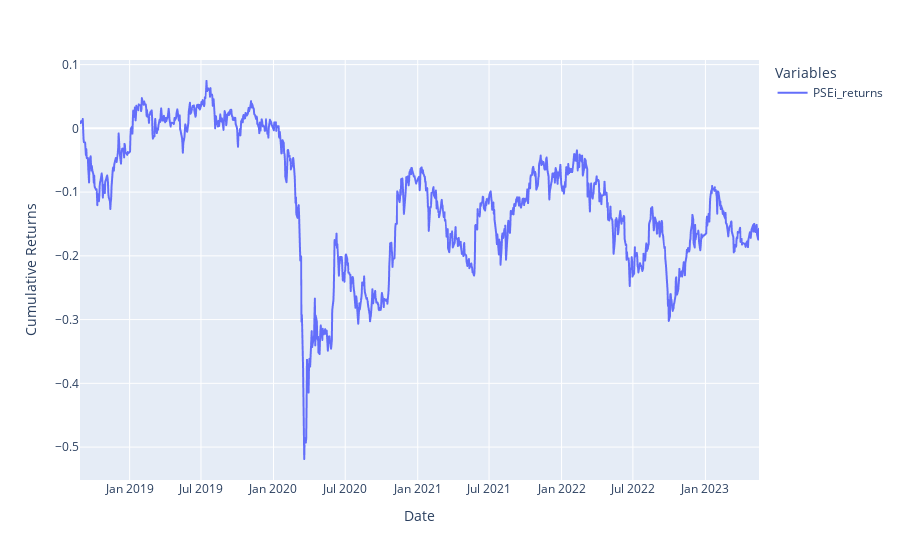

Write notebook code for a chart like this one.
### Markdown cell above
### Plot Cumulative PSEi returns

### Code cell
Cumulative_PSEi_returns.plot(labels={'value':'Cumulative Returns', 'index':'Date', 'variable':'Variables'}) # Plot the cumulative PSEi returns

### Figure 1 — Plotly figure (JSON) as saved in the notebook; plotly's stock layout.template omitted (floating-point values rounded to 4 significant figures; data arrays with more than 128 entries replaced by an {"elided": "..."} marker saying what was removed)
{"data": [{"hovertemplate": "Variables=PSEi_returns<br>Date=%{x}<br>Cumulative Returns=%{y}<extra></extra>", "legendgroup": "PSEi_returns", "line": {"color": "#636efa", "dash": "solid"}, "marker": {"symbol": "circle"}, "mode": "lines", "name": "PSEi_returns", "showlegend": true, "x": {"elided": "1154 str values"}, "xaxis": "x", "y": {"elided": "1154 float values"}, "yaxis": "y", "type": "scattergl"}], "layout": {"xaxis": {"anchor": "y", "domain": [0.0, 1.0], "title": {"text": "Date"}}, "yaxis": {"anchor": "x", "domain": [0.0, 1.0], "title": {"text": "Cumulative Returns"}}, "legend": {"title": {"text": "Variables"}, "tracegroupgap": 0}, "margin": {"t": 60}}}
